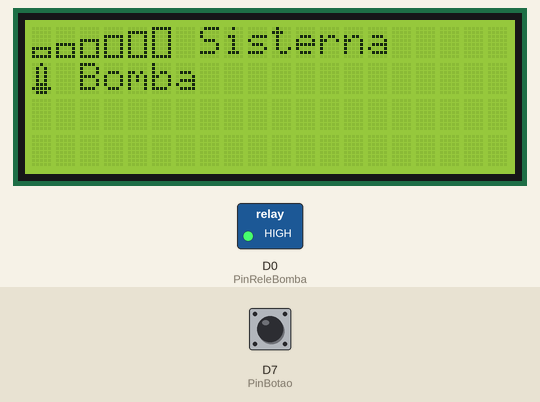
Simulated run of this sketch. Board: ESP8266 (NodeMCU). On the bench: 20×4 character LCD, switched loads named in the sketch (green lamp = pin HIGH). The test bench sets the inputs (shaded band); at power-on: D7 (PinBotao) HIGH. WiFi joins after 1.5 s; servers stay silent unless stated; random numbers use the default seed unless the sketch sets one; what the sketch prints to the serial monitor is not drawn.

Above: at 5.3 s.
5.4 s: D7 (PinBotao) pulled LOW for 0.15 s
At 6.1 s:
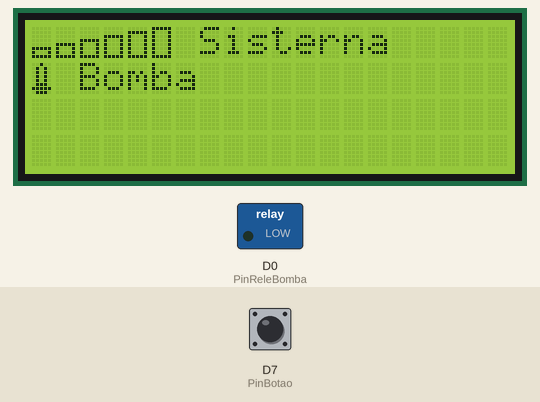
8.5 s: D7 (PinBotao) pulsed LOW 5 times (0.12 s each, 0.3 s apart)
At 10.6 s:
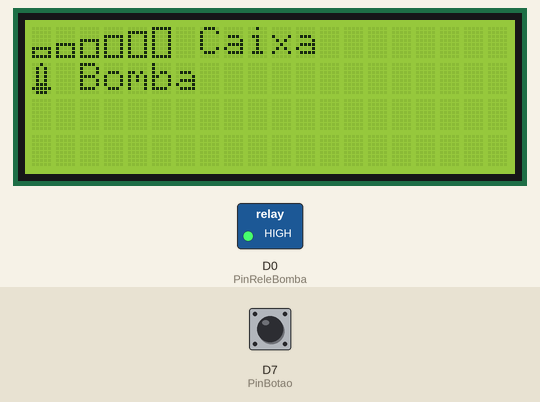
11.5 s: D7 (PinBotao) pulled LOW for 1 s
At 12.0 s:
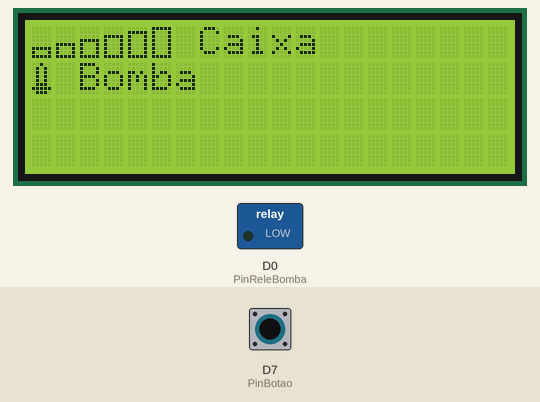
Timing chart, 0 to 21.0 s (numbered marks = the images above; inputs shaded):
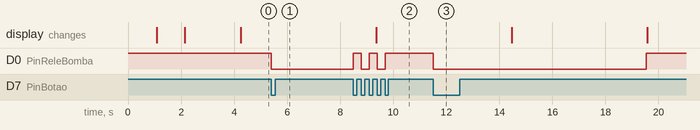

The sketch:

automacao-residencial.ino
```cpp
#include <Wire.h>
#include <LiquidCrystal_I2C.h>
#include <ESP8266WiFi.h>
#include <ESP8266HTTPClient.h>
#include <WiFiClient.h>

const char* ssid = "homefi-IoT";
const char* password = "244466666";

LiquidCrystal_I2C lcd(0x27, 20, 4); // Endereço I2C, colunas, linhas

byte nivelUmC[] = { B00000, B00000, B00000, B00000, B00000, B11111, B11111, B11111 };
byte nivelUmV[] = { B00000, B00000, B00000, B00000, B00000, B11111, B10001, B11111 };
byte nivelDoisC[] = { B00000, B00000, B00000, B00000, B11111, B11111, B11111, B11111 };
byte nivelDoisV[] = { B00000, B00000, B00000, B00000, B11111, B10001, B10001, B11111 };
byte nivelTresC[] = { B00000, B00000, B00000, B11111, B11111, B11111, B11111, B11111 };
byte nivelTresV[] = { B00000, B00000, B00000, B11111, B10001, B10001, B10001, B11111 };
byte nivelQuatroC[] = { B00000, B00000, B11111, B11111, B11111, B11111, B11111, B11111 };
byte nivelQuatroV[] = { B00000, B00000, B11111, B10001, B10001, B10001, B10001, B11111 };
byte nivelCincoC[] = { B00000, B11111, B11111, B11111, B11111, B11111, B11111, B11111 };
byte nivelCincoV[] = { B00000, B11111, B10001, B10001, B10001, B10001, B10001, B11111 };
byte nivelSeisC[] = { B11111, B11111, B11111, B11111, B11111, B11111, B11111, B11111 };
byte nivelSeisV[] = { B11111, B10001, B10001, B10001, B10001, B10001, B10001, B11111 };
byte offChar[] = { B00100, B01010, B01010, B01010, B01010, B01110, B11111, B01110 };
byte onChar[] = { B01110, B11111, B01110, B01110, B01110, B01110, B01110, B00100 };

bool impressao;
bool estadoDaBomba;
int nivelCaixa;
int nivelSisterna;
const int PinReleBomba = D0;
const int PinBotao = D7;

// Função de interrupção para alternar o estado da bomba
void IRAM_ATTR handleButtonPress() {
  estadoDaBomba = !estadoDaBomba; // Alterna o estado da bomba
  digitalWrite(PinReleBomba, estadoDaBomba ? LOW : HIGH); // Liga/desliga imediatamente
}

void limparPosicionarLinha(int linha)
{
  lcd.setCursor(0, linha);
  lcd.print("                ");
  lcd.setCursor(0, linha);
}

void mapNivel(int nivel)
{
  switch (nivel) {
    case 0:
      lcd.createChar(0, nivelUmV);
      lcd.createChar(1, nivelDoisV);
      lcd.createChar(2, nivelTresV);
      lcd.createChar(3, nivelQuatroV);
      lcd.createChar(4, nivelCincoV);
      lcd.createChar(5, nivelSeisV);
      break;
    case 1:
      lcd.createChar(0, nivelUmC);
      lcd.createChar(1, nivelDoisV);
      lcd.createChar(2, nivelTresV);
      lcd.createChar(3, nivelQuatroV);
      lcd.createChar(4, nivelCincoV);
      lcd.createChar(5, nivelSeisV);
      break;
    case 2:
      lcd.createChar(0, nivelUmC);
      lcd.createChar(1, nivelDoisC);
      lcd.createChar(2, nivelTresV);
      lcd.createChar(3, nivelQuatroV);
      lcd.createChar(4, nivelCincoV);
      lcd.createChar(5, nivelSeisV);
      break;
    case 3:
      lcd.createChar(0, nivelUmC);
      lcd.createChar(1, nivelDoisC);
      lcd.createChar(2, nivelTresC);
      lcd.createChar(3, nivelQuatroV);
      lcd.createChar(4, nivelCincoV);
      lcd.createChar(5, nivelSeisV);
      break;
    case 4:
      lcd.createChar(0, nivelUmC);
      lcd.createChar(1, nivelDoisC);
      lcd.createChar(2, nivelTresC);
      lcd.createChar(3, nivelQuatroC);
      lcd.createChar(4, nivelCincoV);
      lcd.createChar(5, nivelSeisV);
      break;
    case 5:
      lcd.createChar(0, nivelUmC);
      lcd.createChar(1, nivelDoisC);
      lcd.createChar(2, nivelTresC);
      lcd.createChar(3, nivelQuatroC);
      lcd.createChar(4, nivelCincoC);
      lcd.createChar(5, nivelSeisV);
      break;
    case 6:
      lcd.createChar(0, nivelUmC);
      lcd.createChar(1, nivelDoisC);
      lcd.createChar(2, nivelTresC);
      lcd.createChar(3, nivelQuatroC);
      lcd.createChar(4, nivelCincoC);
      lcd.createChar(5, nivelSeisC);
      break;
  }
}

void mapOnOff(bool on)
{
  if (on)
  {
    lcd.createChar(6, onChar);
  } else {
    lcd.createChar(6, offChar);
  }
}

void imprimeNivel(int linha, String texto, int nivel)
{

  mapNivel(nivel);
  limparPosicionarLinha(linha);

  for (int i = 0; i <= 5; i++) {
    lcd.write(byte(i));
  }

  lcd.print(" ");
  lcd.print(texto);
}

void imprimeOnOff(int linha, String texto, bool on)
{
  mapOnOff(on);
  limparPosicionarLinha(linha);

  lcd.write(6);

  lcd.print(" ");
  lcd.print(texto);
}

bool ligarBomba(int nivCaixa, int nivSisterna, bool bombaLigada)
{
  bool toReturn = bombaLigada; // Assume o estado atual como padrão

  Serial.println("----------------");
  Serial.print("Nivel Caixa: ");
  Serial.println(nivCaixa);
  Serial.print("Nivel Sisterna: ");
  Serial.println(nivSisterna);
  Serial.print("Bomba estava ligada: ");
  Serial.println(bombaLigada);

  if (bombaLigada) {
    if (nivCaixa >= 6 || nivSisterna <= 0) {
      toReturn = false;
    }
  } else {
    if (nivCaixa <= 2 && nivSisterna >= 1) {
      toReturn = true;
    }
  }

  Serial.print("Bomba liga/desliga: ");
  Serial.println(toReturn);
  Serial.println("----------------");

  if (toReturn) {
    digitalWrite(PinReleBomba, LOW);  // Liga o relé
    Serial.println("Liga bomba");
  } else {
    digitalWrite(PinReleBomba, HIGH); // Desliga o relé
    Serial.println("Desliga bomba");
  }

  return toReturn;
}

void scrollText(String text, int row)
{
  int len = text.length();
  if (len <= 16) {
    // Se o texto cabe na linha, apenas exibe
    lcd.setCursor(0, row);
    lcd.print(text);
  } else {
    // Caso contrário, faz o scroll
    for (int i = 0; i < len - 15; i++) {
      lcd.setCursor(0, row);
      lcd.print(text.substring(i, i + 16)); // Mostra 12 caracteres por vez
      delay(1000); // Delay para controlar a velocidade do scroll
    }
  }
}

void setup() {
  pinMode(PinReleBomba, OUTPUT);
  digitalWrite(PinReleBomba, HIGH); // Desliga o relé inicialmente

  pinMode(PinBotao, INPUT_PULLUP); // Configura o pino do botão com pull-up interno

  // Configura a interrupção no pino do botão, acionada na borda de descida (pressionado)
  attachInterrupt(digitalPinToInterrupt(PinBotao), handleButtonPress, FALLING);

  Serial.begin(115200);
  while (!Serial) {
    ;
  }
  lcd.begin();
  lcd.clear();
  lcd.backlight();

  lcd.setCursor(0, 0);
  lcd.print(ssid);

  WiFi.begin(ssid, password);

  int retry_count = 0;
  while (WiFi.status() != WL_CONNECTED) {
    delay(1000);

    Serial.print("Tentativa ");
    Serial.print(retry_count);
    Serial.print(": Status da conexao: ");
    Serial.println(WiFi.status());

    lcd.setCursor(0, 1);
    lcd.print("Conectando ");

    int numDots = retry_count % 4;
    switch (numDots) {
      case 0:
        lcd.print("   ");
        break;
      case 1:
        lcd.print(".  ");
        break;
      case 2:
        lcd.print(".. ");
        break;
      case 3:
        lcd.print("...");
        break;
    }

    retry_count++;

    if (retry_count > 30) {
      Serial.println("Falha ao conectar. Reiniciando o módulo Wi-Fi...");
      WiFi.disconnect();
      WiFi.begin(ssid, password);
      retry_count = 0;
    }
  }

  lcd.clear();
  lcd.setCursor(0, 0);
  lcd.print("WiFi Conectado!");

  lcd.setCursor(0, 1);
  String ip = "IP: " + WiFi.localIP().toString();
  scrollText(ip, 1);

  Serial.println("");
  Serial.println("WiFi Conectado!");
  Serial.println("IP address: ");
  Serial.println(WiFi.localIP());

  delay(2000);

  impressao = false;
  nivelCaixa = 0;
  nivelSisterna = 0;
  estadoDaBomba = false;
}

void loop() {
  int numero = random(0, 7); // Ajustado para incluir o nível 6
  String texto;

  if (impressao) {
    texto = "Caixa";
    nivelCaixa = numero;
  } else{
    texto = "Sisterna";
    nivelSisterna = numero;
  }

  imprimeNivel(0, texto.c_str(), numero);
  impressao = !impressao;

  // Verifica os níveis e ajusta o estado da bomba se necessário
  estadoDaBomba = ligarBomba(nivelCaixa, nivelSisterna, estadoDaBomba);
  digitalWrite(PinReleBomba, estadoDaBomba ? LOW : HIGH); // Liga/desliga imediatamente
  imprimeOnOff(1, "Bomba", estadoDaBomba);

  delay(5000);
}
```

Measured:
- after the input at 5.4 s, D0 (PinReleBomba): HIGH → LOW at once
